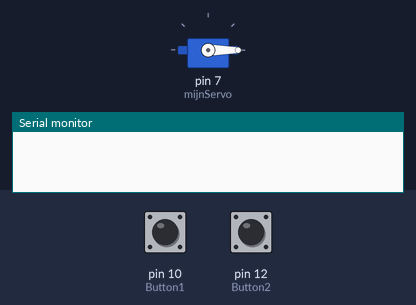
Recording of a sketch running on a simulated Arduino Uno, built with avr-gcc and run on an emulated ATmega328P. Shown: servo, the last lines printed to the serial monitor. The inputs (shaded band) are chosen by the test bench; at power-on: pin 10 (Button1) LOW, pin 12 (Button2) LOW.

Above: at 1.2 s.
1.3 s: pin 10 (Button1) pulled HIGH for 0.15 s
At 1.76 s:
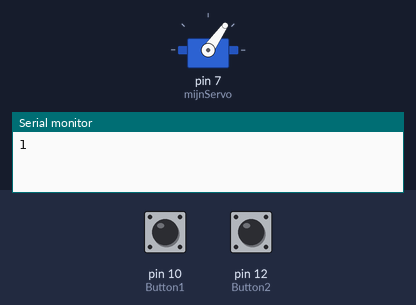
4.3 s: pin 12 (Button2) pulled HIGH for 0.15 s
At 4.75 s:
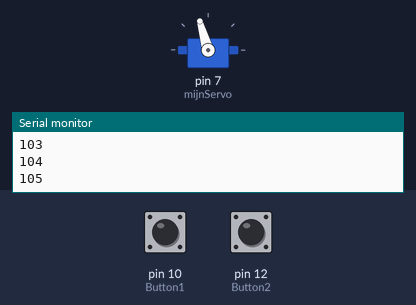
6.8 s: pin 10 (Button1) pulled HIGH for 1 s
At 8.18 s:
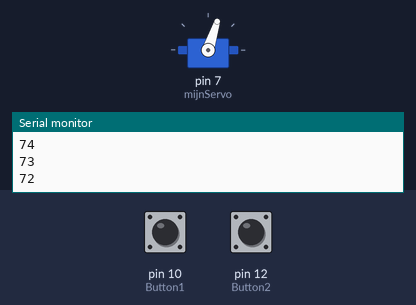
Timing chart, 0 to 10.3 s (numbered marks = the images above; inputs shaded):
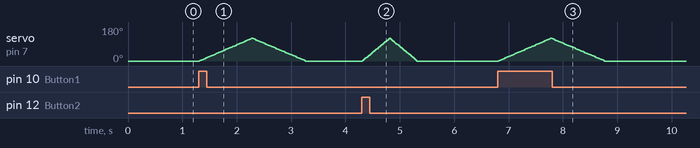

The sketch:

Opdracht6.ino
```cpp
// De onderstaande code is geschreven met behulp van de voorbeelden die zijn gegeven in
// de sheets van les 03
#include <Servo.h>

Servo mijnServo;
int Button1 = 10;
int Button2 = 12;
int ButtonState1 = 0;
int ButtonState2 = 0;
int positie = 0;


void setup()
{
  Serial.begin(9600);
  pinMode(Button1, INPUT);
  pinMode(Button2, INPUT);
  //De Servo koppelen aan pin 7
  mijnServo.attach(7);
  //De servo begon af en toe al met draaien bij het aanzetten
  //Daarom zet ik in de setup een write0 om te zorgen dat de servo gereset wordt voordat
  //de loop wordt doorlopen
  mijnServo.write(0);
}

void loop()
{
  //De buttonstates van beide buttons worden in aparte variabele opgeslagen
  ButtonState1 = digitalRead(Button1);
  ButtonState2 = digitalRead(Button2);

  //In de if statements wordt er gekeken welke buttonstates overeen komen
  if(ButtonState1 == HIGH && ButtonState2 == LOW)
  {
    Serial.println(ButtonState1);

    //Positie begint op 1 en loopt op tot 120, bij elke keer dat de forloop opnieuw
    //wordt doorlopen wordt er 1 opgeteld bij positie en stopt als het 120 bereikt.
    for(positie = 0; positie <= 120; positie++)
    {
      mijnServo.write(positie);
    //Door de delay op 1000/120 te zetten wordt er door de code uitgerekend dat het
    //1 seconde moet duren om de volledige positie te bereieken
      delay(1000/120);
      //In de volgende forloop gebeurd hetzelfde, met dan precies andersom
      //Door positie-- te gebruiken werkt het nu terug van 120 naar 0 om terug te draaien
      //naar de originele positie
    }for(positie = 120; positie >= 0; positie--)
    {
      Serial.println(positie);
      mijnServo.write(positie);
      delay(1000/120);
    }
  }

   if(ButtonState1 == LOW && ButtonState2 == HIGH)
   {
     Serial.println(ButtonState2);
     for(positie = 0; positie <= 120; positie++)
    {
      Serial.println(positie);
      mijnServo.write(positie);
      delay(500/120);
    }for(positie = 120; positie >= 0; positie--)
    {
      Serial.println(positie);
      mijnServo.write(positie);
      //De servo motor moet in deze loop de juiste stand bereiken in 0,5s
      //Net als voorheen rekent de delay hier zelf uit door het te delen door de stand
       //van de servo
      delay(500/120);
    }

    if(ButtonState1 == HIGH && ButtonState2 == HIGH)
    {
      for(positie = 0; positie <= 120; positie++)
      {
        Serial.println(positie);
        mijnServo.write(positie);
        delay(1000/120);
      }

      delay(2000);

      for(positie = 120; positie >= 0; positie--)
      {
        Serial.println(positie);
        mijnServo.write(positie);
        delay(1000/120);
      }
    }
  }
}
```

Measured:
- after the input at 1.3 s, servo on pin 7 (mijnServo): rises from 0° to 120° in 0.96 s, then falls to 0° in 0.99 s
- after the input at 4.3 s, servo on pin 7 (mijnServo): rises from 0° to 120° in 0.50 s, then falls to 0° in 0.51 s
- after the input at 6.8 s, servo on pin 7 (mijnServo): rises from 0° to 120° in 0.96 s, then falls to 0° in 0.99 s
